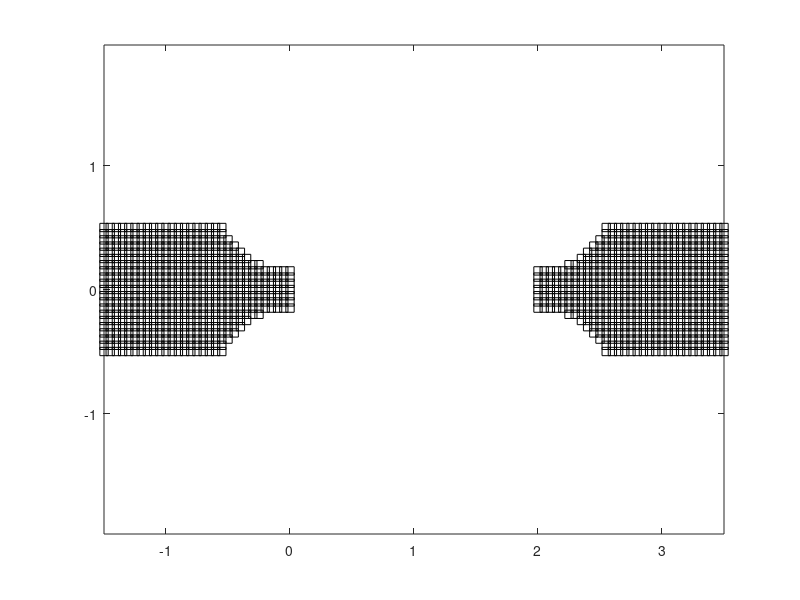

The MATLAB script that drew this image:
% THIS FUNCTION MAKES THE TENSILE TESTING SPECIMEN
figure
xincr = 0.05;
yincr = 0.05;

xleft = -1.5:xincr:0;
yleft = -0.5:yincr:0.5;
[xleft, yleft] = meshgrid(xleft, yleft);
% plot(xleft, yleft, 'c.'); hold on

%-------------------------------------------
c_cen_x = max(max(xleft));
c_cen_y = 0.75; np = 1E3;
th = linspace(0, 360, np);
c_radius = 0.6;
c_circum_x = c_cen_x + c_radius*cosd(th);
c_circum_y = c_cen_y + c_radius*sind(th);
% plot(c_circum_x, c_circum_y, 'r-')

[IN_left_top, ~] = inpolygon(xleft, yleft, c_circum_x, c_circum_y);

% grip_e_num = reshape(1:numel(xleft), size(xleft)).*(1-IN_left_top);
% grip_e_num = reshape(grip_e_num, numel(grip_e_num), 1);
% 
% grip_e_num(grip_e_num == 0 ) = [];
% xgrip = xleft(grip_e_num);
% ygrip = yleft(grip_e_num);
% plot(xgrip, ygrip, 'k.')
% 
% plot(c_cen_x, c_cen_y, 'ko')
%-------------------------------------------
c_cen_x = max(max(xleft));
c_cen_y = -0.75; np = 1E3;
c_circum_x = c_cen_x + c_radius*cosd(th);
c_circum_y = c_cen_y + c_radius*sind(th);
% plot(c_circum_x, c_circum_y, 'r-')

[IN_left_bot, ~] = inpolygon(xleft, yleft, c_circum_x, c_circum_y);
%-------------------------------------------
% grip_e_num_left  = reshape(1:numel(xleft), size(xleft)).*(1-IN_left_top).*(1-IN_left_bot);
grip_x_left = xleft./(1-IN_left_top)./(1-IN_left_bot);
grip_y_left = yleft./(1-IN_left_top)./(1-IN_left_bot);

grip_x_left(isinf(grip_x_left)) = NaN;
grip_y_left(isinf(grip_y_left)) = NaN;

% plot(grip_x_left, grip_y_left, 'r.')

grip_x_right = 2 + flip(max(max(grip_x_left))-grip_x_left, 2);
grip_y_right = flip(grip_y_left, 2);

grip_x_left = reshape(grip_x_left, numel(grip_x_left), 1);
grip_x_left(isnan(grip_x_left)) = [];
grip_y_left = reshape(grip_y_left, numel(grip_y_left), 1);
grip_y_left(isnan(grip_y_left)) = [];

grip_x_right = reshape(grip_x_right, numel(grip_x_right), 1);
grip_x_right(isnan(grip_x_right)) = [];
grip_y_right = reshape(grip_y_right, numel(grip_y_right), 1);
grip_y_right(isnan(grip_y_right)) = [];

plot(grip_x_left, grip_y_left, 'ks'); hold on
plot(grip_x_right, grip_y_right, 'ks')

axis equal
axis tight


% k = boundary(grip_x_right, grip_y_right, 1.0);
% plot(grip_x_right(k), grip_y_right(k), 'r-', 'linewidth', 2)
% 
% plot(grip_x_right, grip_y_right, 'k.')



%-------------------------------------------
%-------------------------------------------
